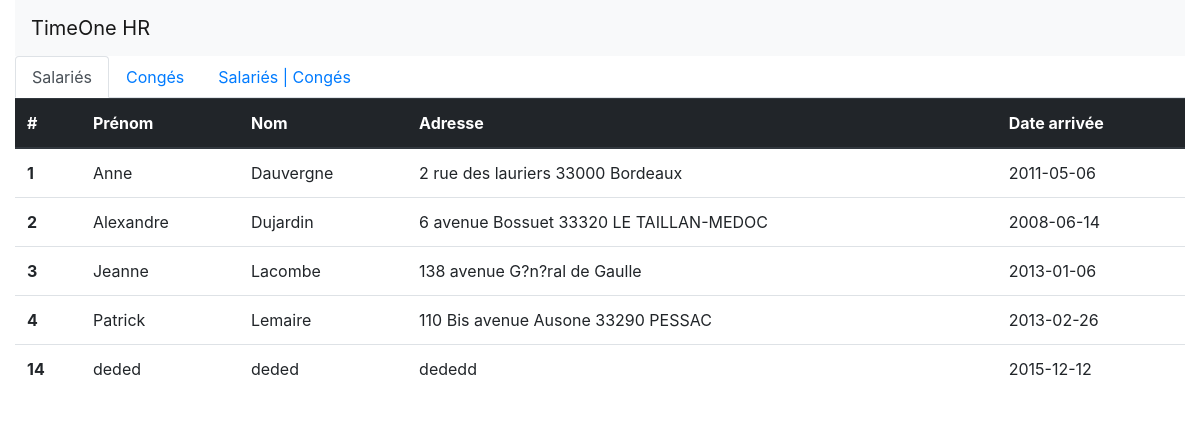
The page /v1/index.php on the database its author committed.
### tables this page shows
CREATE TABLE IF NOT EXISTS `salaries` (
  `id` int(10) UNSIGNED NOT NULL AUTO_INCREMENT,
  `firstName` varchar(30) NOT NULL,
  `lastName` varchar(30) NOT NULL,
  `address` varchar(200) NOT NULL,
  `dateBegin` date NOT NULL,
  `dateEnd` date NOT NULL,
  `isDeleted` tinyint(1) NOT NULL DEFAULT '0',
  PRIMARY KEY (`id`)
);

### v1/index.php (the view, shortened to what this page needs)
<?php
require '..\db.php';
include '..\header.php';
?>
<ul class="nav nav-tabs" role="tablist">
    <li class="nav-item">
        <a class="nav-link active" href="#salaries" role="tab" data-toggle="tab">Salariés</a>
    </li>
    <li class="nav-item">
        <a class="nav-link" href="#conges" role="tab" data-toggle="tab">Congés</a>
    </li>
    <li class="nav-item">
        <a class="nav-link" href="#references" role="tab" data-toggle="tab">Salariés | Congés</a>
    </li>
</ul>
<div class="tab-content">
<?php
    $salaries = $connexion->query("SELECT * FROM salaries");
    $salaries->setFetchMode(PDO::FETCH_OBJ);
?>
    <div role="tabpanel" class="tab-pane fade show active" id="salaries">
        <table class="table">
            <thead class="thead-dark">
            <tr>
                <th scope="col">#</th>
                <th scope="col">Prénom</th>
                <th scope="col">Nom</th>
                <th scope="col">Adresse</th>
                <th scope="col">Date arrivée</th>
            </tr>
            </thead>
            <tbody>
<?php while($salarie = $salaries->fetch()) { ?>
            <tr>
                <th scope="row"> <?php echo $salarie->id; ?> </th>
                <td> <?php echo $salarie->firstName; ?> </td>
                <td> <?php echo $salarie->lastName; ?> </td>
                <td> <?php echo $salarie->address; ?> </td>
                <td> <?php echo $salarie->dateBegin; ?> </td>
            </tr>
<?php } ?>
            </tbody>
        </table>
    </div>
</div>
<?php include '..\footer.php'; ?>

### rows shown on the page
salaries: id "1", firstName "Anne", lastName "Dauvergne", address "2 rue des lauriers 33000 Bordeaux", dateBegin "2011-05-06"
salaries: id "2", firstName "Alexandre", lastName "Dujardin", address "6 avenue Bossuet 33320 LE TAILLAN-MEDOC", dateBegin "2008-06-14"
salaries: id "3", firstName "Jeanne", lastName "Lacombe", address "138 avenue G?n?ral de Gaulle", dateBegin "2013-01-06"
salaries: id "4", firstName "Patrick", lastName "Lemaire", address "110 Bis avenue Ausone 33290 PESSAC", dateBegin "2013-02-26"
salaries: id "14", firstName "deded", lastName "deded", address "dededd", dateBegin "2015-12-12"
